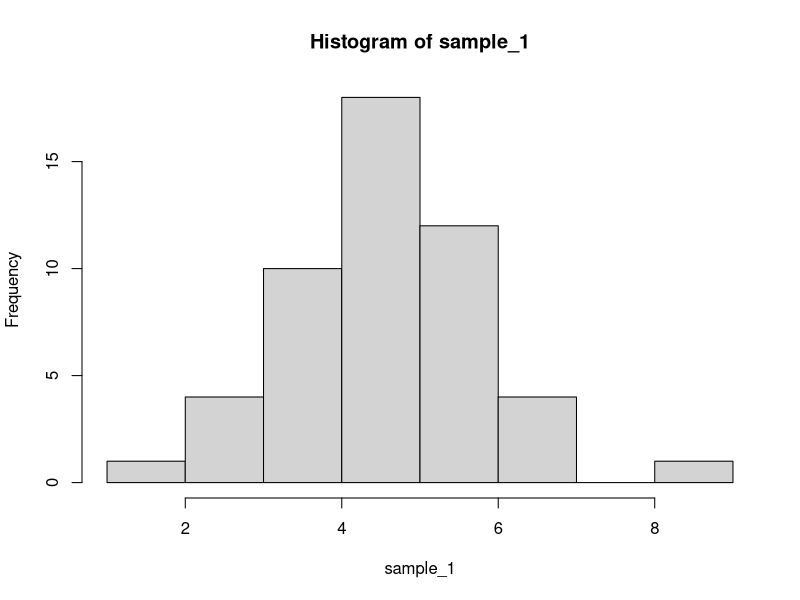
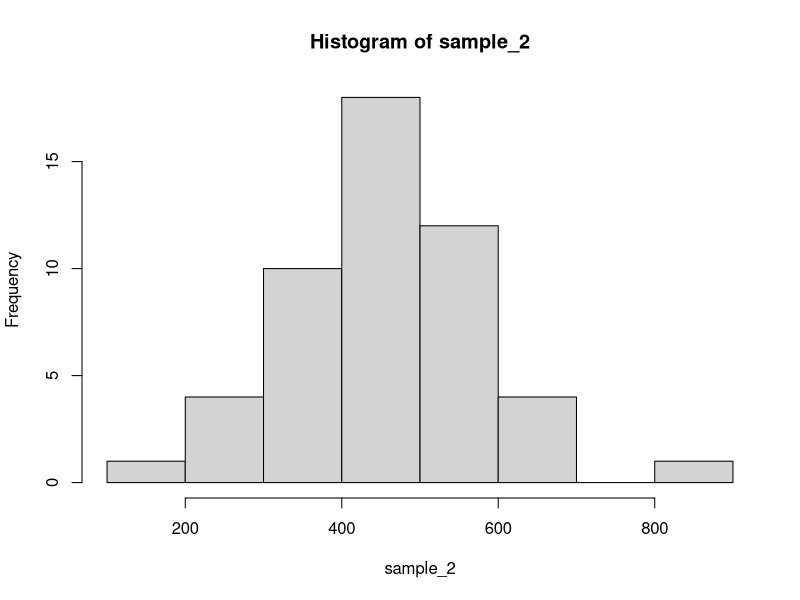

These figures' R source, in order:
#### DSCI 626 - Understanding the mean-variance relationship
####            and randomized treatment assignment



#### Week 4 (Thursday) in-class code
#### Demonstrate the positive mean-variance relationship
set.seed(334)

# Random sample of 50 values from a normal dist. with mean 4.5 and std. dev. 1
sample_1 <- rnorm(n=50, mean=4.5, sd=1)
hist(sample_1)

var(sample_1) #1.428183

# Multiply all values in the vector by 100 to shift the mean
sample_2 <- sample_1*100
hist(sample_2)
mean(sample_2)

# Did anything happen to the variance?
var(sample_2) #


# Calculate the CVs

CV_sample1 <- (sd(sample_1)/mean(sample_1))*100
CV_sample1 #25.97591

CV_sample2 <- (sd(sample_2)/mean(sample_2))*100
CV_sample2 #25.97591






#### Week 5 (Tuesday) in-class code
#### Randomly assign treatment or control (balanced design) to 40 experimental units

# One approach
set.seed(345)

#40 ind
inds <- seq(1:40)

#Assign these randomly to "Trt" or "Con"

vec_assigns <- c(rep(0, 20), rep(1, 20))
vec_rand <- sample(vec_assigns)


ifelse(vec_rand==0, "Trt", "Con")

df_rand <- data.frame(inds,
                      ifelse(vec_rand==0, "Trt", "Con"))


#Could also just sample a character vector directly
df_rand <- data.frame(inds,
                      sample(c(rep("Trt", 20), rep("Con", 20))))


colnames(df_rand) <- c("individual", "treatment")




































